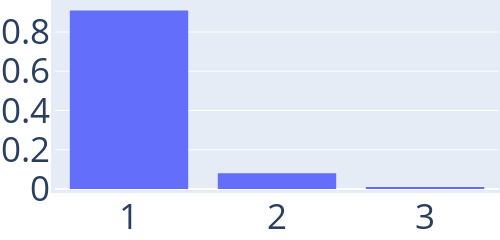

Notebook code cell kept with this figure:
### Markdown cell above
#### 1.3 Cycles  <a id="MUNcycles"></a>

### Code cell
file_cycles = "figures/data/MUN_cycles_p0.01_eta0.1_q0_data.jld2"
eta = 0.1
q = 0
type = "MUN" 
D = load(file_cycles)

nb_cycles = D["nb_cycles"]
weights_crsf = D["weights_crsf"]

cat_nb_cycles = string.(sort(Int.(nb_cycles)))
trace = PlotlyJS.histogram(x=cat_nb_cycles, histnorm="probability density")
layout = Layout(
    autosize=false,
    width=500,
    height=200,
    margin=attr(l=1, r=1, b=1, t=1, pad=4),
    font_size=35,
    xaxis_type="category",
)
name = "nb_cycles"*type*"eta"*string(eta)*"q"*string(q)
plt_cycles = PlotlyJS.plot(trace,layout)

# PlotlyJS.savefig(plt_cycles,"figures/"*name*".pdf")

### Figure 1 — Plotly figure (JSON) as saved in the notebook; plotly's stock layout.template omitted (floating-point values rounded to 4 significant figures)
{"data": [{"histnorm": "probability density", "type": "histogram", "x": ["1", "1", "1", "1", "1", "1", "1", "1", "1", "1", "1", "1", "1", "1", "1", "1", "1", "1", "1", "1", "1", "1", "1", "1", "1", "1", "1", "1", "1", "1", "1", "1", "1", "1", "1", "1", "1", "1", "1", "1", "1", "1", "1", "1", "1", "1", "1", "1", "1", "1", "1", "1", "1", "1", "1", "1", "1", "1", "1", "1", "1", "1", "1", "1", "1", "1", "1", "1", "1", "1", "1", "1", "1", "1", "1", "1", "1", "1", "1", "1", "1", "1", "1", "1", "1", "1", "1", "1", "1", "1", "1", "2", "2", "2", "2", "2", "2", "2", "2", "3"]}], "layout": {"autosize": false, "font": {"size": 35}, "height": 200, "margin": {"b": 1, "l": 1, "pad": 4, "r": 1, "t": 1}, "width": 500, "xaxis": {"type": "category"}}}
